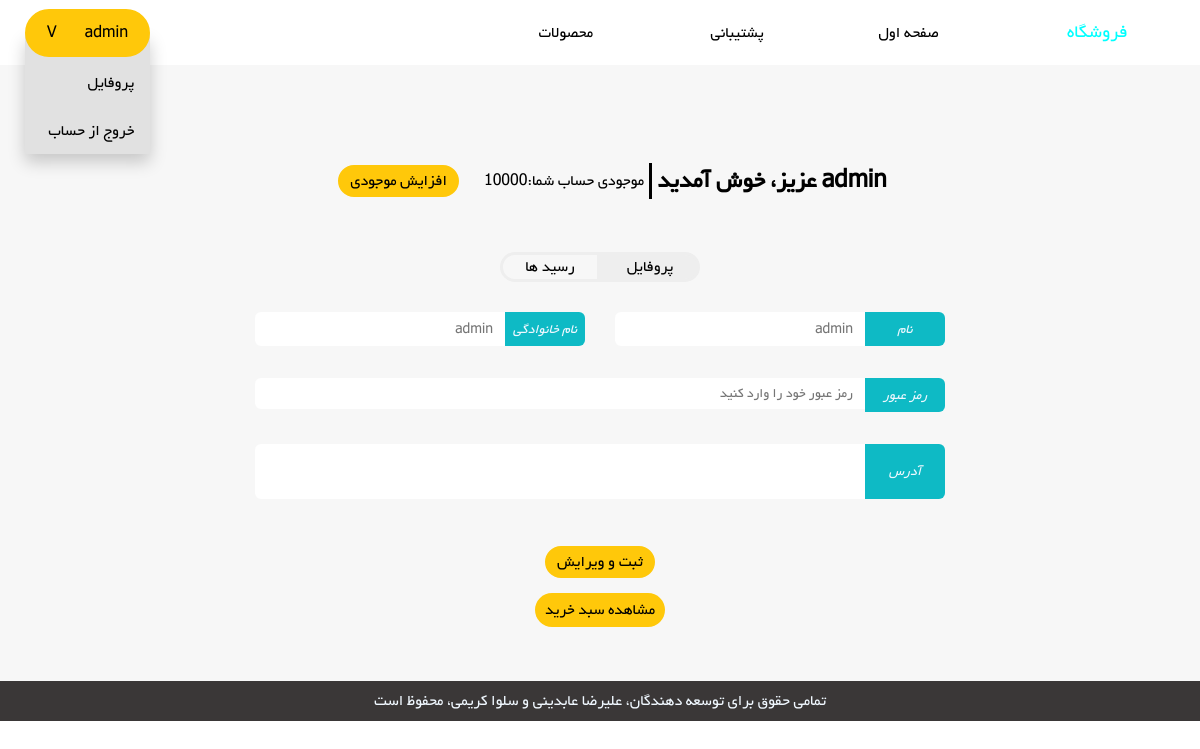
The page /credit (signed in) on the database its author committed.
### website/models.py (models this page shows)
class User(db.Model, UserMixin):
    id = db.Column(db.String(100), primary_key=True)
    password = db.Column(db.String(100))
    first_name = db.Column(db.String(100))
    last_name = db.Column(db.String(100))
    address = db.Column(db.String(100))
    charge = db.Column(db.Integer, default = 0)
    is_admin = db.Column(db.Integer, default = 0)
    receipts = db.relationship('Receipt')
    shop_basket = db.relationship('Basket')

### website/auth.py (the view)
@auth.route('/credit', methods = ['GET'])
def increase_credit():
    message = {"mail": "unk","pass":"unk"}
    result={'state':'fail'}
    current_user.charge=current_user.charge+10000
    db.session.commit()
    return render_template("user.html",user=current_user)

### website/__init__.py (called while the page is built)
def create_app():
    app = Flask(__name__)
    app.config['SECRET_KEY'] = 'arezzinjast salva ham hast'
    app.config['SQLALCHEMY_DATABASE_URI'] = f'sqlite:///{DB_NAME}'
    db.init_app(app)
    from .views import views
    from .auth import auth
    from .admin import admin
    from .user import user
    app.register_blueprint(views, url_prefix='/')
    app.register_blueprint(auth, url_prefix='/')
    from . import models
    from .models import User
    create_database(app)
    login_manager=LoginManager()
    login_manager.login_view = 'auth.signin'
    login_manager.init_app(app)
    @login_manager.user_loader
    def load_user(id):
        return User.query.get(id)
    app.register_blueprint(admin, url_prefix='/')
    app.register_blueprint(user, url_prefix='/')
    create_database(app)
    create_admin(app=app)
    create_products(app)
    create_users(app)
    return app

### website/templates/user.html (shortened to what this page needs)
<!DOCTYPE html>
<html lang="en">
<head>
    <link rel="stylesheet" href="{{url_for('static', filename='/css/user_style.css')}}">
</head>
<body>
    <div class="grid-container">
        <div class="main">
                <div class="main__menu">
                    <div class="signed-in">
                        <button class="signed-in__btn"><p>V</p><p>{{user.first_name}}</p></button>
                        <div class="signed-in__dropdown-content">
                            <a href="#">پروفایل</a>
                            <a id='user_logout' href="#">خروج از حساب</a>
                        </div>
                    </div>
                    <div class="main__menu__items">
                        <button onclick="window.location.replace(`${window.location.origin}/main#productt`)">محصولات</button>
                        <button>پشتیبانی</button>
                        <button onclick="window.location.replace(`${window.origin}/main`)">صفحه اول</button>
                        <button class="main__menu__shop">فروشگاه</link>
                    </div>
                </div>
                <div class="main__main">
                    <div class="tab">
                        <div id="profile__header" class="tabcontent">
                            <p class="profile__header__welcome">{{user.first_name}} عزیز، خوش آمدید</p>
                            <p class="profile__header__credit__text">موجودی حساب شما:</p>
                            <p class="profile__header__credit__amount">{{user.charge}}</p>
                            <button id ='increase_credit' class="profile__header__credit__button">افزایش موجودی</button>
                        </div>
                        <div class="tab__buttons">
                            <button class="receipt__button">رسید ها</button>
                            <button class="profile__button">پروفایل</button>
                        </div>
                        <div id="profile__content" class="tabcontent">
                            <div class="profile__content__upper">
                                <div class="profile__name">
                                    <div  class="profile__fname">
                                        <div class="label__div"><i class="profile__fname__label">نام</i></div>
                                        <input type="text" id='fname' class="profile__fname__input" placeholder="{{user.first_name}}">
                                    </div>
                                    <div class="profile__lname">
                                        <div class="label__div"><i class="profile__lname__label">نام خانوادگی</i></div>
                                        <input type="text" id='lname' class="profile__lname__input" placeholder="{{user.last_name}}">
                                    </div>
                                </div>
                                <div class="profile__password">
                                    <div class="label__div"><i class="profile__password__label">رمز عبور</i></div>
                                    <input type="password" id='pass' class="profile__password__input" placeholder="رمز عبور خود را وارد کنید">
                                </div>
                                <div class="profile__address">
                                    <div class="label__div" id="label__div--address"><i class="profile__address__label">آدرس</i></div>
                                    <input type="text" id='address' class="profile__address__input" placeholder="{{user.address}}">
                                </div>
                            </div>
                            <div class="profile__content__lower">
                                <button id='edit' class="profile__button--edit">ثبت و ویرایش</button>
                            </div>
                        </div>
                    </div>
                    <button class="shop_button">مشاهده سبد خرید</button>
                </div>
                <div class="main__footer">
                <p class="main__footer__text">تمامی حقوق برای توسعه دهندگان، علیرضا عابدینی و سلوا کریمی، محفوظ است </p>
                </div>
        </div>
    </div>
</body>
</html>

### rows shown on the page
User: first_name "admin", charge "10000", last_name "admin"
